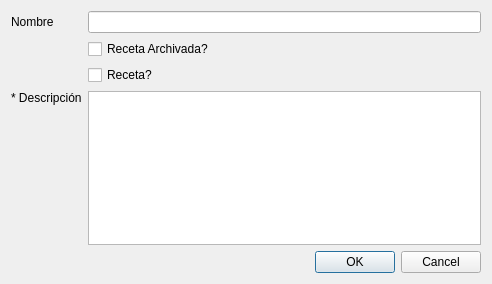
<?xml version="1.0" encoding="UTF-8"?>
<ui version="4.0">
 <class>vtnAltaMonodroga</class>
 <widget class="QWidget" name="vtnAltaMonodroga">
  <property name="geometry">
   <rect>
    <x>0</x>
    <y>0</y>
    <width>492</width>
    <height>284</height>
   </rect>
  </property>
  <property name="windowTitle">
   <string>Alta Monodroga</string>
  </property>
  <layout class="QVBoxLayout" name="verticalLayout">
   <item>
    <layout class="QGridLayout" name="gridLayout">
     <item row="0" column="0">
      <widget class="QLabel" name="label">
       <property name="text">
        <string>Nombre</string>
       </property>
      </widget>
     </item>
     <item row="1" column="1">
      <widget class="QCheckBox" name="checkBox">
       <property name="text">
        <string>Receta Archivada?</string>
       </property>
      </widget>
     </item>
     <item row="0" column="1">
      <widget class="QLineEdit" name="lineEdit"/>
     </item>
     <item row="3" column="1">
      <widget class="QTextEdit" name="textEdit"/>
     </item>
     <item row="3" column="0" alignment="Qt::AlignTop">
      <widget class="QLabel" name="label_2">
       <property name="text">
        <string>* Descripción</string>
       </property>
      </widget>
     </item>
     <item row="2" column="1">
      <widget class="QCheckBox" name="checkBox_2">
       <property name="text">
        <string>Receta?</string>
       </property>
      </widget>
     </item>
     <item row="4" column="1">
      <widget class="QDialogButtonBox" name="buttonBox">
       <property name="standardButtons">
        <set>QDialogButtonBox::Cancel|QDialogButtonBox::Ok</set>
       </property>
      </widget>
     </item>
    </layout>
   </item>
  </layout>
 </widget>
 <tabstops>
  <tabstop>lineEdit</tabstop>
  <tabstop>checkBox</tabstop>
  <tabstop>checkBox_2</tabstop>
  <tabstop>textEdit</tabstop>
  <tabstop>buttonBox</tabstop>
 </tabstops>
 <resources/>
 <connections/>
</ui>
